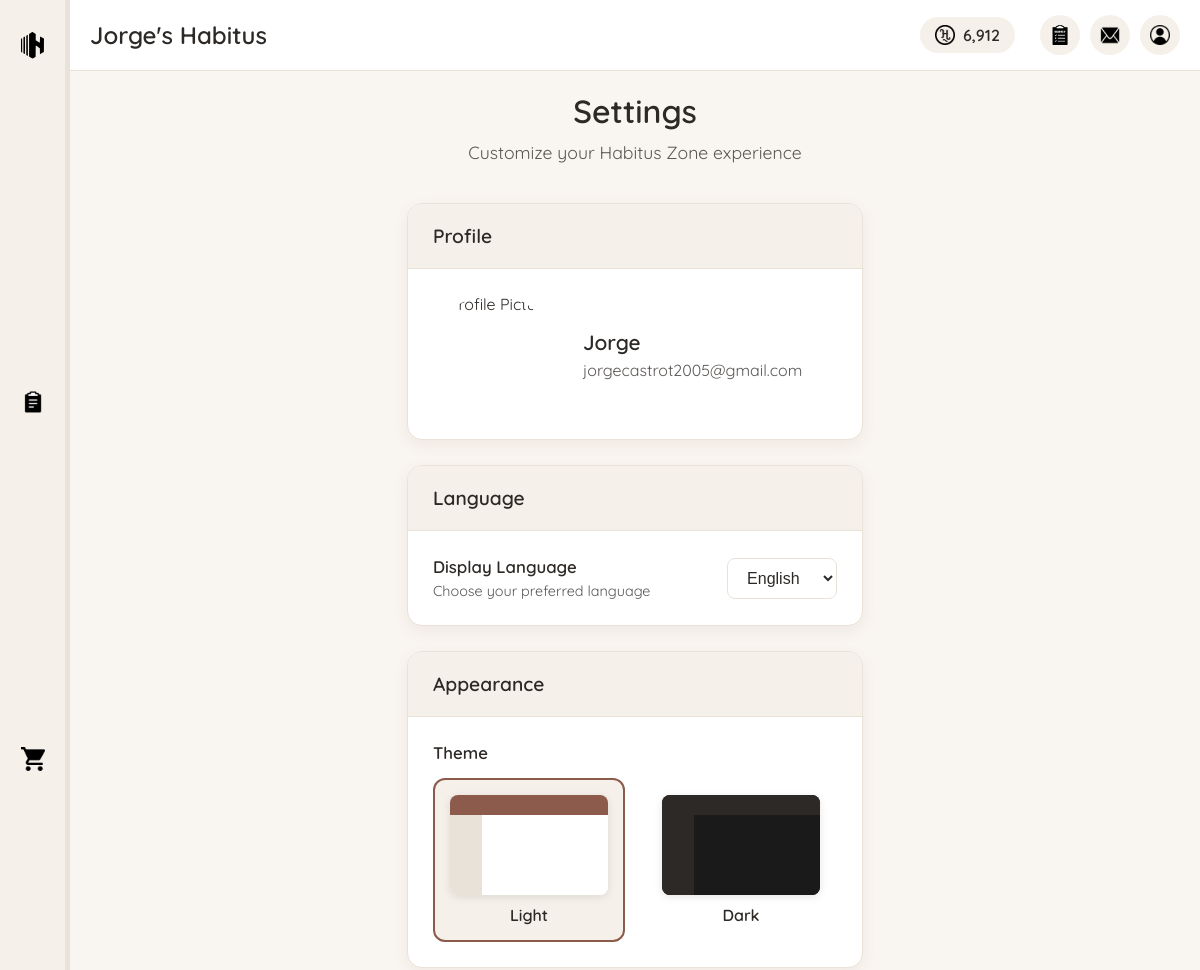
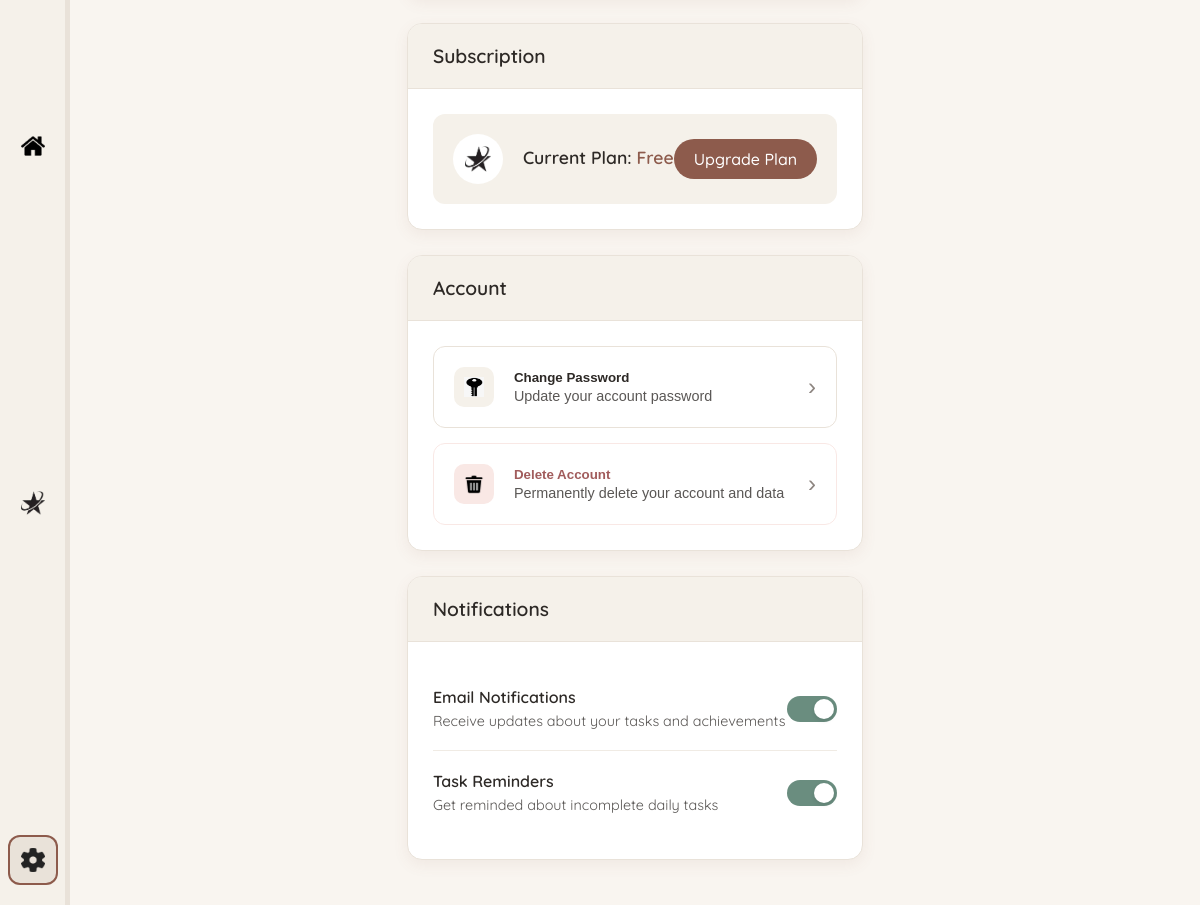
Page /pages/settings.php (signed in) on the committed database (2 pictures, top to bottom).
### tables this page shows
CREATE TABLE `users` (
  `id` int NOT NULL AUTO_INCREMENT,
  `username` varchar(50) NOT NULL,
  `email` varchar(100) NOT NULL,
  `password` varchar(255) NOT NULL,
  `hcoin` int DEFAULT '0',
  `subscription_type` enum('free','adfree','premium') DEFAULT 'free',
  `subscription_expires` datetime DEFAULT NULL,
  `theme` varchar(20) DEFAULT 'light',
  `language` varchar(10) DEFAULT 'en',
  `created_at` timestamp NULL DEFAULT CURRENT_TIMESTAMP,
  `last_login` timestamp NULL DEFAULT NULL,
  PRIMARY KEY (`id`),
  UNIQUE KEY `username` (`username`),
  UNIQUE KEY `email` (`email`)
);

### php/include/functions.php (called while the page is built, shortened)
<?php
function getUserData($userId) {
    global $conn;
    $sql = "SELECT * FROM users WHERE id = ?";
    $stmt = $conn->prepare($sql);
    $stmt->execute([$userId]);
    if ($stmt->rowCount() > 0) {
        return $stmt->fetch();
    }
    return [];
}

### pages/settings.php (the view, shortened to what this page needs)
<?php
require_once '../php/include/db_connect.php';
require_once '../php/include/functions.php';
$userData = getUserData($_SESSION['user_id']);
$userHCoins = $userData['hcoin'];
$userHabitusName = $userData['username'] . "'s Habitus";
$currentLanguage = $userData['language'] ?? 'en';
$currentTheme = $userData['theme'] ?? 'light';
$currentSubscription = $userData['subscription_type'] ?? 'free';
$profilePicture = $userData['profile_picture'] ?? '../images/avatars/default.webp';
$languages = [
    'en' => 'English',
    'es' => 'Español'
];
$themes = [
    'light' => 'Light',
    'dark' => 'Dark'
];
?>
<!DOCTYPE html>
<html lang="<?php echo $currentLanguage; ?>">
<head>
    <link rel="stylesheet" href="../css/main.css">
    <link rel="stylesheet" href="../css/components/sidebar.css">
    <link rel="stylesheet" href="../css/components/header.css">
    <link rel="stylesheet" href="../css/components/scrollbar.css">
    <link rel="stylesheet" href="../css/themes/<?php echo $currentTheme; ?>.css" id="theme-stylesheet">
    <link rel="stylesheet" href="../css/pages/settings.css">
</head>
<body class="theme-<?php echo $currentTheme; ?>">
    <div class="main-container">
        <?php include '../php/include/sidebar.php'; ?>
        <div class="content-container">
            <?php include '../php/include/header.php'; ?>
            <div class="settings-content">
                <div class="settings-header">
                    <h1>Settings</h1>
                    <p>Customize your Habitus Zone experience</p>
                </div>
                <div class="settings-section">
                    <h2>Profile</h2>
                    <div class="settings-group">
                        <div class="profile-picture-section">
                            <div class="current-profile-picture">
                                <img src="<?php echo htmlspecialchars($profilePicture); ?>" alt="Profile Picture" id="profile-picture-preview">
                            </div>
                            <div class="profile-info">
                                <h3><?php echo htmlspecialchars($userData['username']); ?></h3>
                                <p><?php echo htmlspecialchars($userData['email']); ?></p>
                            </div>
                        </div>
                    </div>
                </div>
                <div class="settings-section">
                    <h2>Language</h2>
                    <div class="settings-group">
                        <label for="language-select" class="setting-label">
                            <div class="setting-info">
                                <span class="setting-title">Display Language</span>
                                <span class="setting-description">Choose your preferred language</span>
                            </div>
                            <select id="language-select" class="setting-select" onchange="changeLanguage(this.value)">
                                <?php foreach ($languages as $code => $name): ?>
                                    <option value="<?php echo $code; ?>" <?php echo $currentLanguage === $code ? 'selected' : ''; ?>>
                                        <?php echo $name; ?>
                                    </option>
                                <?php endforeach; ?>
                            </select>
                        </label>
                    </div>
                </div>
                <div class="settings-section">
                    <h2>Appearance</h2>
                    <div class="settings-group">
                        <div class="theme-selector">
                            <span class="setting-title">Theme</span>
                            <div class="theme-options">
                                <?php foreach ($themes as $themeKey => $themeName): ?>
                                    <label class="theme-option <?php echo $currentTheme === $themeKey ? 'active' : ''; ?>">
                                        <div class="theme-preview theme-<?php echo $themeKey; ?>">
                                            <div class="preview-header"></div>
                                            <div class="preview-content">
                                                <div class="preview-sidebar"></div>
                                                <div class="preview-main"></div>
                                            </div>
                                        </div>
                                        <span><?php echo $themeName; ?></span>
                                    </label>
                                <?php endforeach; ?>
                            </div>
                        </div>
                    </div>
                </div>
                <div class="settings-section">
                    <h2>Subscription</h2>
                    <div class="settings-group">
                        <div class="subscription-info">
                            <div class="subscription-status">
                                <div class="status-icon">
                                    <img src="../images/icons/sub-icon-light.webp" alt="Subscription">
                                </div>
                                <div class="status-details">
                                    <h3>Current Plan: <span class="plan-name"><?php echo ucfirst($currentSubscription); ?></span></h3>
                                </div>
                            </div>
                            <div class="subscription-actions">
                                <?php if ($currentSubscription === 'free'): ?>
                                    <a href="subscription.php" class="upgrade-btn">Upgrade Plan</a>
                                <?php else: ?>
                                    <a href="subscription.php" class="manage-btn">Manage Subscription</a>
                                <?php endif; ?>
                            </div>
                        </div>
                    </div>
                </div>
                <div class="settings-section">
                    <h2>Account</h2>
                    <div class="settings-group">
                        <button class="setting-button" onclick="showChangePasswordModal()">
                            <span class="button-icon">
                                <img src="../images/icons/key-icon-light.webp" alt="Password">
                            </span>
                            <div class="button-text">
                                <span class="button-title">Change Password</span>
                                <span class="button-description">Update your account password</span>
                            </div>
                            <span class="button-arrow">›</span>
                        </button>
                        <button class="setting-button danger" onclick="showDeleteAccountModal()">
                            <span class="button-icon">
                                <img src="../images/icons/trash.webp" alt="Delete">
                            </span>
                            <div class="button-text">
                                <span class="button-title">Delete Account</span>
                                <span class="button-description">Permanently delete your account and data</span>
                            </div>
                            <span class="button-arrow">›</span>
                        </button>
                    </div>
                </div>
                <div class="settings-section">
                    <h2>Notifications</h2>
                    <div class="settings-group">
                        <label class="setting-toggle">
                            <div class="toggle-info">
                                <span class="toggle-title">Email Notifications</span>
                                <span class="toggle-description">Receive updates about your tasks and achievements</span>
                            </div>
                            <span class="toggle-switch"></span>
                        </label>
                        <label class="setting-toggle">
                            <div class="toggle-info">
                                <span class="toggle-title">Task Reminders</span>
                                <span class="toggle-description">Get reminded about incomplete daily tasks</span>
                            </div>
                            <span class="toggle-switch"></span>
                        </label>
                    </div>
                </div>
            </div>
        </div>
    </div>
</body>
</html>

### php/include/header.php (shortened to what this page needs)
<header class="main-header">
    <div class="user-info">
        <h1 class="habitus-name"><?php echo htmlspecialchars($userHabitusName); ?></h1>
    </div>
    <div class="user-actions">
        <div class="hcoin-balance">
            <img src="../images/icons/hcoin-icon-light.webp" alt="HCoin">
            <span><?php echo number_format($userHCoins); ?></span>
        </div>
        <a href="survey.php" class="survey-button" title="Improve with feedback">
            <img src="../images/icons/survey-icon-light.webp" alt="Survey">
        </a>
        <div class="messages-button" id="messages-toggle" title="Notifications">
            <img src="../images/icons/messages-icon-light.webp" alt="Messages">
        </div>
        <a href="profile.php" class="profile-button" title="Profile settings">
            <img src="../images/icons/profile-icon-light.webp" alt="Profile">
        </a>
    </div>
</header>

### css/main.css (style rules this page uses)
* { box-sizing: border-box; margin: 0; padding: 0; }
body { font-family: 'Poppins', 'Quicksand', -apple-system, BlinkMacSystemFont, 'Segoe UI', Roboto, Oxygen, Ubuntu, Cantarell, 'Open Sans', 'Helvetica Neue', sans-serif; margin: 0; padding: 0; color: #2d2926; background-color: #f9f5f0; overflow-x: hidden; }
.main-container { display: flex; height: 100vh; width: 100%; overflow: hidden; }
.content-container { flex: 1; display: flex; flex-direction: column; overflow: hidden; }
a { text-decoration: none; color: #8d5b4c; transition: color 0.3s; }

### css/components/header.css (style rules this page uses)
.main-header { display: flex; justify-content: space-between; align-items: center; padding: 15px 20px; border-bottom: 1px solid #e9e2d9; background-color: #ffffff; }
.user-info { display: flex; align-items: center; }
.habitus-name { font-size: 1.5rem; font-weight: 600; color: #2d2926; margin: 0; font-family: 'Quicksand', sans-serif; }
.user-actions { display: flex; align-items: center; }
.hcoin-balance { display: flex; align-items: center; background-color: #f5f1ea; border-radius: 20px; padding: 8px 15px; margin-right: 15px; }
.hcoin-balance img { width: 20px; height: 20px; margin-right: 8px; }
.hcoin-balance span { font-weight: 600; color: #2d2926; }
.survey-button { width: 40px; height: 40px; border-radius: 50%; background-color: #f5f1ea; display: flex; justify-content: center; align-items: center; margin-left: 10px; cursor: pointer; transition: background-color 0.3s; position: relative; }
.survey-button img { width: 20px; height: 20px; }
.messages-button, .profile-button { width: 40px; height: 40px; border-radius: 50%; background-color: #f5f1ea; display: flex; justify-content: center; align-items: center; margin-left: 10px; cursor: pointer; transition: background-color 0.3s; }
.messages-button img, .profile-button img { width: 20px; height: 20px; }

### css/components/scrollbar.css (style rules this page uses)
html:not(.index-page) { scrollbar-width: thin; scrollbar-color: #d6cfc7 #f5f1ea; }
.content-container { flex: 1; display: flex; flex-direction: column; overflow: hidden; }
.tasks-content, .shop-content, .habitus-content, .dashboard-content, .settings-content, .profile-content, .subscription-content { flex: 1; overflow-y: auto; scrollbar-width: thin; scrollbar-color: #d6cfc7 #f5f1ea; }

### rows in the picture
users: username "Jorge's Habitus", hcoin "6,912", username "Jorge", email "jorgecastrot2005@gmail.com", language "English", subscription_type "Free"

### other values in the picture
$themeName "Light"
$themeName "Dark"
